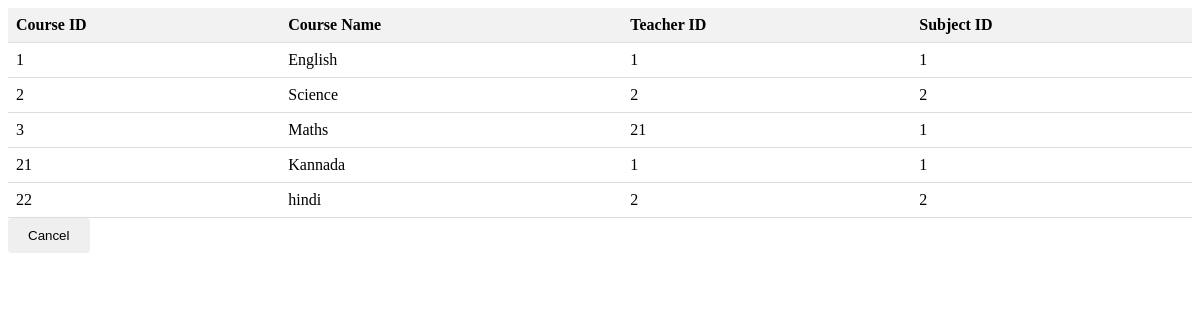
Screenshot of /seecourse.php with the database file from the repository.
### tables this page shows
CREATE TABLE `Course` (
  `course_id` int(11) NOT NULL,
  `course_name` varchar(100) DEFAULT NULL,
  `teacher_id` int(11) DEFAULT NULL,
  `subject_id` int(11) DEFAULT NULL
);

### seecourse.php (the view, shortened to what this page needs)
<?php
$servername = "localhost";
$username = "root";
$password = "";
$dbname = "school";
$conn = new mysqli($servername, $username, $password, $dbname);
$sql = "SELECT course_id, course_name, teacher_id, subject_id FROM Course";
$result = $conn->query($sql);
?>
<!DOCTYPE html>
<html lang="en">
<head>
</head>
<body>
    <table>
        <thead>
            <tr>
                <th>Course ID</th>
                <th>Course Name</th>
                <th>Teacher ID</th>
                <th>Subject ID</th>
            </tr>
        </thead>
        <tbody>
            <?php
            while($row = $result->fetch_assoc()) {
                echo "<tr>";
                echo "<td>".$row["course_id"]."</td>";
                echo "<td>".$row["course_name"]."</td>";
                echo "<td>".$row["teacher_id"]."</td>";
                echo "<td>".$row["subject_id"]."</td>";
                echo "</tr>";
            }
            ?>
        </tbody>
    </table>
    <button onclick="window.location.href = 'admin.php';" style="padding: 10px 20px; background-color: #gray; color: #black; border: none; border-radius: 4px; cursor: pointer; transition: background-color 0.3s ease;">Cancel</button>
</body>
</html>

### seecourse.php (style rules this page uses)
table { width: 100%; border-collapse: collapse; }
th, td { padding: 8px; text-align: left; border-bottom: 1px solid #ddd; }
th { background-color: #f2f2f2; }

### rows the page displays
course: course_id "1", course_name "English", teacher "1", subject "1"
course: course_id "2", course_name "Science", teacher "2", subject "2"
course: course_id "3", course_name "Maths", teacher "21", subject "1"
course: course_id "21", course_name "Kannada", teacher "1", subject "1"
course: course_id "22", course_name "hindi", teacher "2", subject "2"
